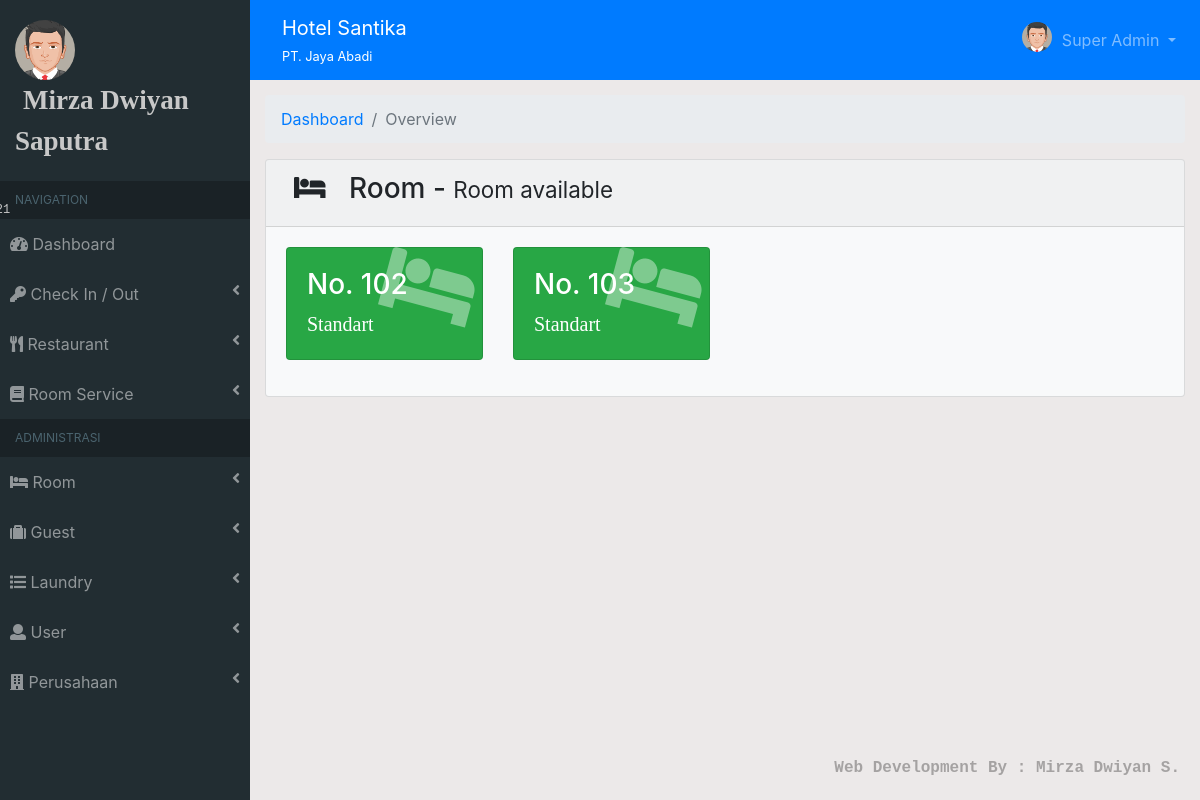
Before: /?module=chek_in2 (signed in) with the older database file.
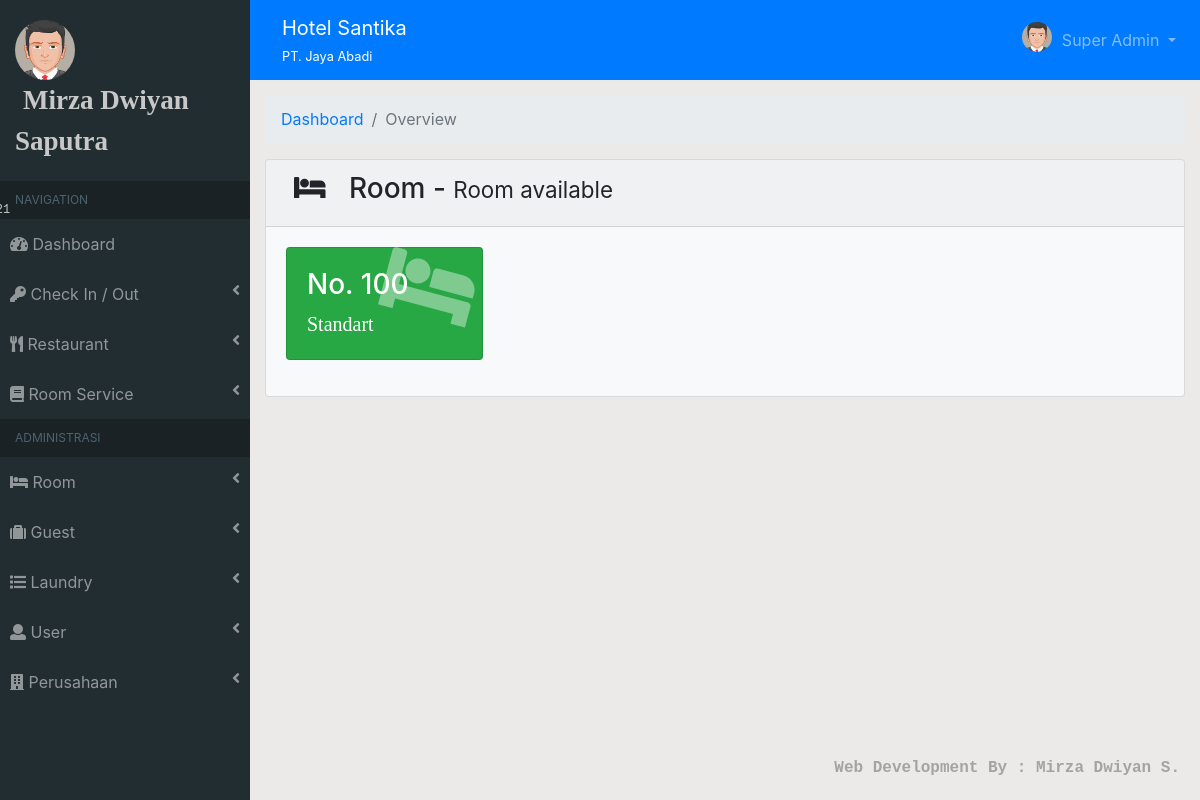
After: the same page with the newer database file.
### tables this page shows
CREATE TABLE `kamar` (
  `id_kamar` int(11) NOT NULL,
  `no_kamar` varchar(50) NOT NULL,
  `id_tipe_kamar` varchar(11) NOT NULL,
  `max_dewasa` varchar(10) NOT NULL,
  `max_anak` varchar(10) NOT NULL,
  `status` varchar(50) NOT NULL
);

CREATE TABLE `tipe_kamar` (
  `id_tipe_kamar` int(11) NOT NULL,
  `tipe_kamar` text NOT NULL,
  `harga_per_mlm` varchar(50) NOT NULL,
  `harga_per_org` varchar(50) NOT NULL
);

### template/module/chek_in2.php (the view)
<?php
    $query = mysqli_query($conn, "SELECT kamar.*, tipe_kamar.* FROM kamar, tipe_kamar WHERE status='tersedia' && tipe_kamar.id_tipe_kamar=kamar.id_tipe_kamar");
?>
<div class="container-fluid">
    <ol class="breadcrumb">
        <li class="breadcrumb-item"><a href="?dashboard">Dashboard</a></li>
        <li class="breadcrumb-item active">Overview</li>
    </ol>
    <div class="card bg-light">
        <div class="card-header"><h3><i class="fas fa-bed pr-3 pl-2"></i> Room - <span class="small">Room available</span></h3></div>
        <div class="card-body">
            <?php if(mysqli_num_rows($query) > 0){ ?>
            <div class="row">
                <?php foreach($query as $i) : ?>
                <div class="col-sm-3 mb-3">
                    <div class="card bg-success text-white">
                        <div class="card-body">
                            <div class="card-body-icon"><i class="fas fa-bed"></i></div>
                            <div class="mr-5">
                            <h3>No. <?=$i['no_kamar'];?></h3>
                            <span style="font-family: times;font-size: 20px"><?=$i['tipe_kamar'];?></span>
                            </div>
                        </div>
                    </div>
                </div>
                <?php endforeach; ?>
            </div>
            <?php } else { ?>
                <center><img src="assets/img/empty_cart.jpg" alt=""></center>
            <?php } ?>
        </div>
    </div>
</div>

Changed rows visible on the page:
no longer on this page (row edited): kamar: no_kamar "102", id_tipe_kamar.tipe_kamar "Standart"
no longer on this page (row edited): kamar: no_kamar "103", id_tipe_kamar.tipe_kamar "Standart"
now on this page (row edited): kamar: no_kamar "100", id_tipe_kamar.tipe_kamar "Standart"
